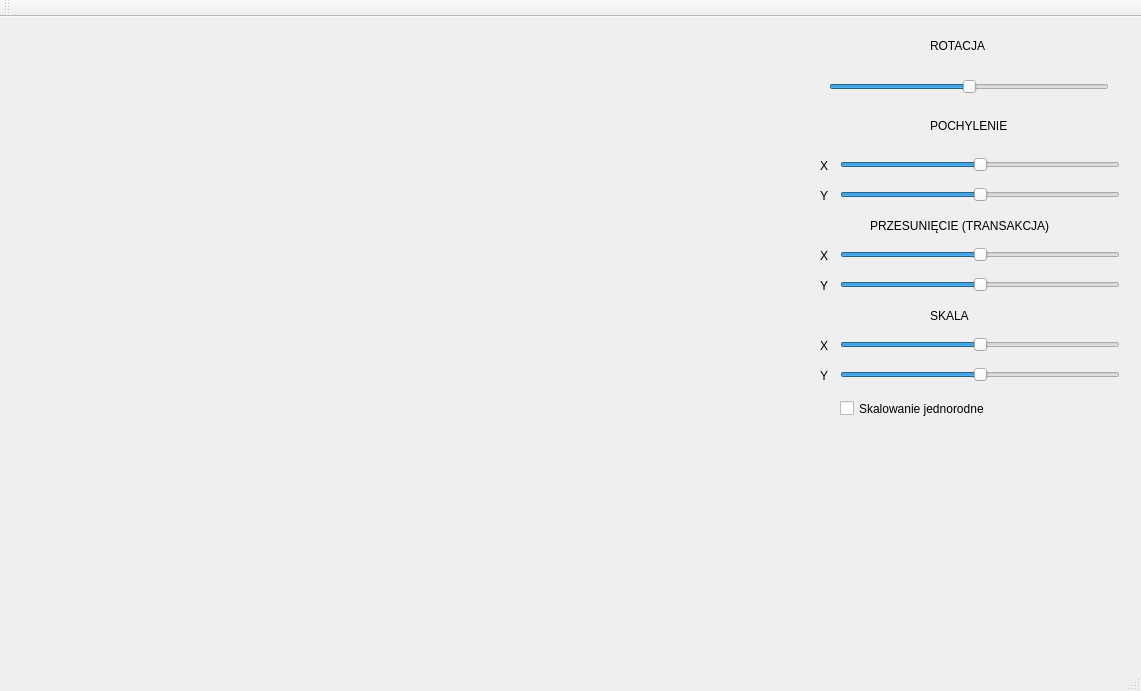
<?xml version="1.0" encoding="UTF-8"?>
<ui version="4.0">
 <class>MainWindow</class>
 <widget class="QMainWindow" name="MainWindow">
  <property name="geometry">
   <rect>
    <x>0</x>
    <y>0</y>
    <width>1141</width>
    <height>691</height>
   </rect>
  </property>
  <property name="windowTitle">
   <string>MainWindow</string>
  </property>
  <widget class="QWidget" name="centralWidget">
   <widget class="MyWidget" name="widget" native="true">
    <property name="geometry">
     <rect>
      <x>10</x>
      <y>10</y>
      <width>800</width>
      <height>500</height>
     </rect>
    </property>
   </widget>
   <widget class="QLabel" name="label">
    <property name="geometry">
     <rect>
      <x>930</x>
      <y>20</y>
      <width>67</width>
      <height>17</height>
     </rect>
    </property>
    <property name="text">
     <string>ROTACJA</string>
    </property>
   </widget>
   <widget class="QSlider" name="rotationSlider">
    <property name="geometry">
     <rect>
      <x>829</x>
      <y>60</y>
      <width>280</width>
      <height>20</height>
     </rect>
    </property>
    <property name="minimum">
     <number>-360</number>
    </property>
    <property name="maximum">
     <number>360</number>
    </property>
    <property name="orientation">
     <enum>Qt::Horizontal</enum>
    </property>
   </widget>
   <widget class="QLabel" name="label_2">
    <property name="geometry">
     <rect>
      <x>930</x>
      <y>100</y>
      <width>111</width>
      <height>17</height>
     </rect>
    </property>
    <property name="text">
     <string>POCHYLENIE</string>
    </property>
   </widget>
   <widget class="QSlider" name="shearingSliderX">
    <property name="geometry">
     <rect>
      <x>840</x>
      <y>140</y>
      <width>280</width>
      <height>16</height>
     </rect>
    </property>
    <property name="minimum">
     <number>-100</number>
    </property>
    <property name="maximum">
     <number>100</number>
    </property>
    <property name="orientation">
     <enum>Qt::Horizontal</enum>
    </property>
   </widget>
   <widget class="QSlider" name="shearingSliderY">
    <property name="geometry">
     <rect>
      <x>840</x>
      <y>170</y>
      <width>280</width>
      <height>16</height>
     </rect>
    </property>
    <property name="minimum">
     <number>-100</number>
    </property>
    <property name="maximum">
     <number>100</number>
    </property>
    <property name="orientation">
     <enum>Qt::Horizontal</enum>
    </property>
   </widget>
   <widget class="QLabel" name="label_3">
    <property name="geometry">
     <rect>
      <x>820</x>
      <y>140</y>
      <width>67</width>
      <height>17</height>
     </rect>
    </property>
    <property name="text">
     <string>X</string>
    </property>
   </widget>
   <widget class="QLabel" name="label_4">
    <property name="geometry">
     <rect>
      <x>820</x>
      <y>170</y>
      <width>67</width>
      <height>17</height>
     </rect>
    </property>
    <property name="text">
     <string>Y</string>
    </property>
   </widget>
   <widget class="QLabel" name="label_5">
    <property name="geometry">
     <rect>
      <x>870</x>
      <y>200</y>
      <width>211</width>
      <height>17</height>
     </rect>
    </property>
    <property name="text">
     <string>PRZESUNIĘCIE (TRANSAKCJA)</string>
    </property>
   </widget>
   <widget class="QLabel" name="label_6">
    <property name="geometry">
     <rect>
      <x>820</x>
      <y>230</y>
      <width>67</width>
      <height>17</height>
     </rect>
    </property>
    <property name="text">
     <string>X</string>
    </property>
   </widget>
   <widget class="QSlider" name="transactionSliderX">
    <property name="geometry">
     <rect>
      <x>840</x>
      <y>230</y>
      <width>280</width>
      <height>16</height>
     </rect>
    </property>
    <property name="minimum">
     <number>-400</number>
    </property>
    <property name="maximum">
     <number>400</number>
    </property>
    <property name="orientation">
     <enum>Qt::Horizontal</enum>
    </property>
   </widget>
   <widget class="QSlider" name="transactionSliderY">
    <property name="geometry">
     <rect>
      <x>840</x>
      <y>260</y>
      <width>280</width>
      <height>16</height>
     </rect>
    </property>
    <property name="minimum">
     <number>-250</number>
    </property>
    <property name="maximum">
     <number>250</number>
    </property>
    <property name="orientation">
     <enum>Qt::Horizontal</enum>
    </property>
   </widget>
   <widget class="QLabel" name="label_7">
    <property name="geometry">
     <rect>
      <x>820</x>
      <y>260</y>
      <width>67</width>
      <height>17</height>
     </rect>
    </property>
    <property name="text">
     <string>Y</string>
    </property>
   </widget>
   <widget class="QLabel" name="label_8">
    <property name="geometry">
     <rect>
      <x>930</x>
      <y>290</y>
      <width>67</width>
      <height>17</height>
     </rect>
    </property>
    <property name="text">
     <string>SKALA</string>
    </property>
   </widget>
   <widget class="QLabel" name="label_9">
    <property name="geometry">
     <rect>
      <x>820</x>
      <y>320</y>
      <width>67</width>
      <height>17</height>
     </rect>
    </property>
    <property name="text">
     <string>X</string>
    </property>
   </widget>
   <widget class="QLabel" name="label_10">
    <property name="geometry">
     <rect>
      <x>820</x>
      <y>350</y>
      <width>67</width>
      <height>17</height>
     </rect>
    </property>
    <property name="text">
     <string>Y</string>
    </property>
   </widget>
   <widget class="QSlider" name="scaleSliderX">
    <property name="geometry">
     <rect>
      <x>840</x>
      <y>320</y>
      <width>280</width>
      <height>16</height>
     </rect>
    </property>
    <property name="maximum">
     <number>200</number>
    </property>
    <property name="value">
     <number>100</number>
    </property>
    <property name="orientation">
     <enum>Qt::Horizontal</enum>
    </property>
   </widget>
   <widget class="QSlider" name="scaleSliderY">
    <property name="geometry">
     <rect>
      <x>840</x>
      <y>350</y>
      <width>280</width>
      <height>16</height>
     </rect>
    </property>
    <property name="maximum">
     <number>200</number>
    </property>
    <property name="pageStep">
     <number>10</number>
    </property>
    <property name="value">
     <number>100</number>
    </property>
    <property name="orientation">
     <enum>Qt::Horizontal</enum>
    </property>
   </widget>
   <widget class="QCheckBox" name="isScalablyHomogeneous">
    <property name="geometry">
     <rect>
      <x>840</x>
      <y>380</y>
      <width>201</width>
      <height>23</height>
     </rect>
    </property>
    <property name="text">
     <string>Skalowanie jednorodne</string>
    </property>
   </widget>
  </widget>
  <widget class="QMenuBar" name="menuBar">
   <property name="geometry">
    <rect>
     <x>0</x>
     <y>0</y>
     <width>1141</width>
     <height>22</height>
    </rect>
   </property>
  </widget>
  <widget class="QToolBar" name="mainToolBar">
   <attribute name="toolBarArea">
    <enum>TopToolBarArea</enum>
   </attribute>
   <attribute name="toolBarBreak">
    <bool>false</bool>
   </attribute>
  </widget>
  <widget class="QStatusBar" name="statusBar"/>
 </widget>
 <layoutdefault spacing="6" margin="11"/>
 <customwidgets>
  <customwidget>
   <class>MyWidget</class>
   <extends>QWidget</extends>
   <header>mywidget.h</header>
   <container>1</container>
  </customwidget>
 </customwidgets>
 <resources/>
 <connections/>
</ui>
